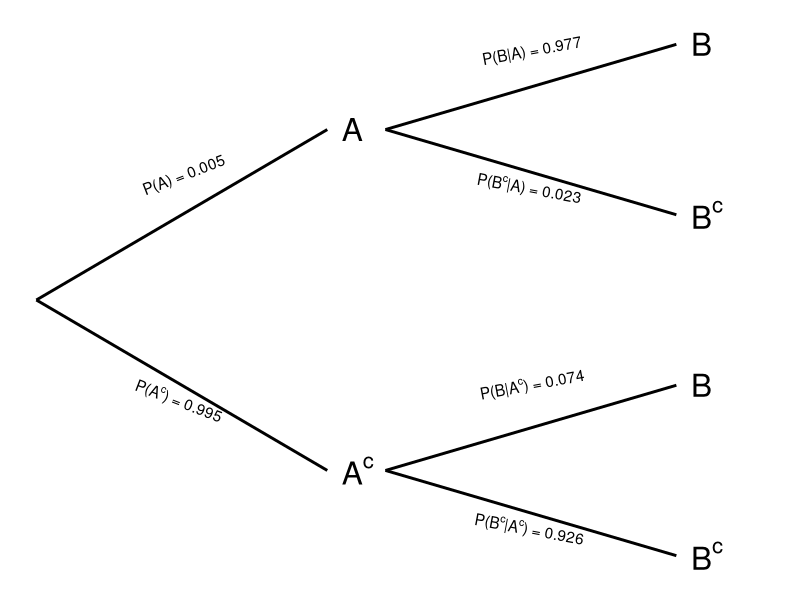
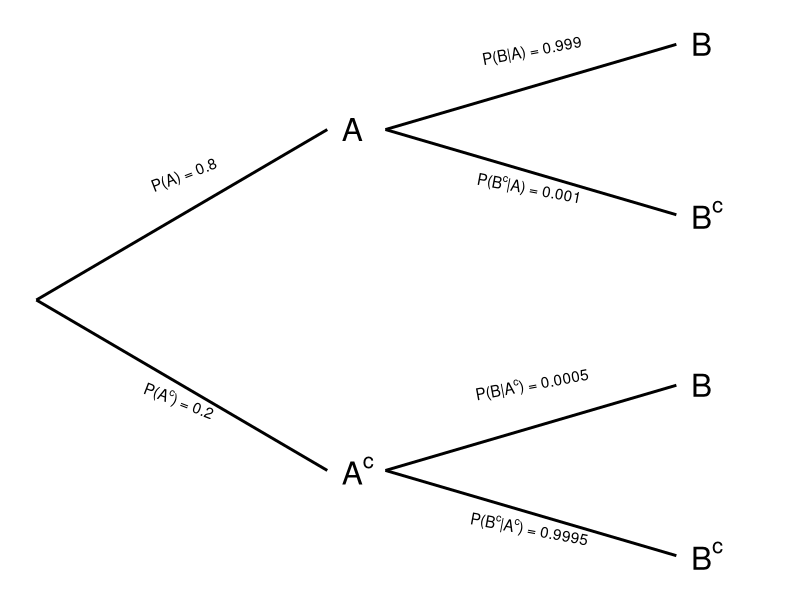
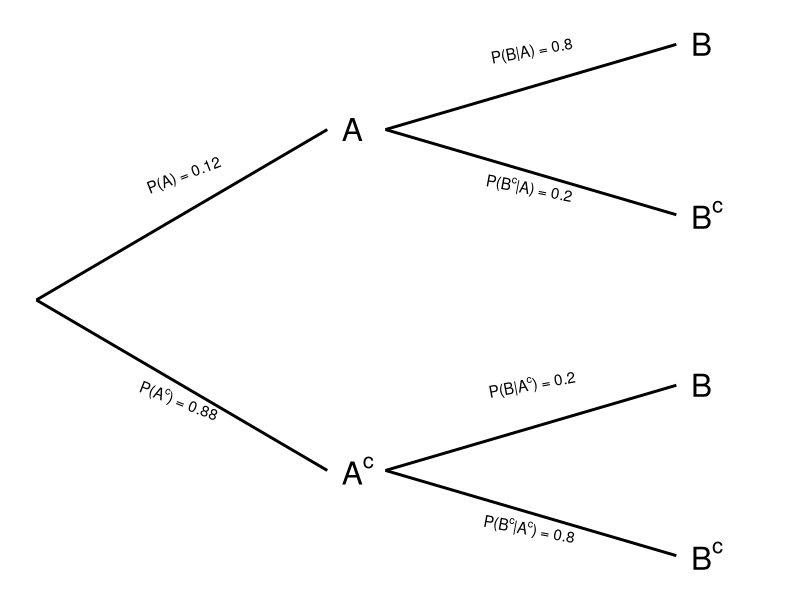

The R script that drew these images, in order:
## ---- chunk 1
library(ggplot2)
segment_len <- 1
offset_len <- 0.2

probs_df <- data.frame(
  prob_label = c("paste('P(', A, ') = 0.005')", "paste('P(', A^c, ') = 0.995')", "paste('P(', B, '|', A, ') = 0.977')", "paste('P(', B^c, '|', A, ') = 0.023')", "paste('P(', B, '|', A^c, ') = 0.074')", "paste('P(', B^c, '|', A^c, ') = 0.926')"),
  x = c(rep(segment_len/2, 2), rep(segment_len*1.5 + offset_len, 4)),
  y = c(0.77, -0.55, 1.5, 0.7, -0.45, -1.3),
  angle = c(21, -21, 10.5, -10.5, 10.5, -10.5)
)

events_df <- data.frame(
#  event = c(expression(A), expression(A^c), expression(B), expression(B^c), expression(B), expression(B^c)),
  event = c("A", "A^c", "B", "B^c", "B", "B^c"),
  x = c(rep(1.05, 2), rep(2*segment_len + offset_len + 0.05, 4)),
  y = c(1, -1, 1.5, 0.5, -0.5, -1.5)
)

segments_df <- data.frame(
  x1 = c(rep(0,  2), rep(segment_len + offset_len, 4)),
  y1 = c(0,  0, 1,   1,     -1,    -1),
  x2 = c(rep(1,  2), rep(2*segment_len + offset_len, 4)),
  y2 = c(1, -1, 1.5, 0.5, -0.5, -1.5)
)

ggplot() +
  geom_text(
    data = events_df,
    mapping = aes(x = x, y = y, label = event),
    size = 8,
    hjust = "left",
#    color = "white",
    parse = TRUE
  ) +
  geom_text(
    data = probs_df,
    mapping = aes(x = x, y = y, label = prob_label, angle = angle),
    vjust = "top",
    #size = 16,
    #hjust = "left",
#    color = "white",
    parse = TRUE
  ) +
  geom_segment(
    data = segments_df,
    mapping = aes(x = x1, y = y1, xend = x2, yend = y2),
    size = 1
  ) +
  xlim(c(0, 2.5)) +
  ylim(c(-1.6, 1.6)) +
  theme_void()
## ---- chunk 2
library(ggplot2)
segment_len <- 1
offset_len <- 0.2

probs_df <- data.frame(
  prob_label = c("paste('P(', A, ') = 0.8')", "paste('P(', A^c, ') = 0.2')", "paste('P(', B, '|', A, ') = 0.999')", "paste('P(', B^c, '|', A, ') = 0.001')", "paste('P(', B, '|', A^c, ') = 0.0005')", "paste('P(', B^c, '|', A^c, ') = 0.9995')"),
  x = c(rep(segment_len/2, 2), rep(segment_len*1.5 + offset_len, 4)),
  y = c(0.77, -0.55, 1.5, 0.7, -0.45, -1.3),
  angle = c(21, -21, 10.5, -10.5, 10.5, -10.5)
)

events_df <- data.frame(
#  event = c(expression(A), expression(A^c), expression(B), expression(B^c), expression(B), expression(B^c)),
  event = c("A", "A^c", "B", "B^c", "B", "B^c"),
  x = c(rep(1.05, 2), rep(2*segment_len + offset_len + 0.05, 4)),
  y = c(1, -1, 1.5, 0.5, -0.5, -1.5)
)

segments_df <- data.frame(
  x1 = c(rep(0,  2), rep(segment_len + offset_len, 4)),
  y1 = c(0,  0, 1,   1,     -1,    -1),
  x2 = c(rep(1,  2), rep(2*segment_len + offset_len, 4)),
  y2 = c(1, -1, 1.5, 0.5, -0.5, -1.5)
)

ggplot() +
  geom_text(
    data = events_df,
    mapping = aes(x = x, y = y, label = event),
    size = 8,
    hjust = "left",
#    color = "white",
    parse = TRUE
  ) +
  geom_text(
    data = probs_df,
    mapping = aes(x = x, y = y, label = prob_label, angle = angle),
    vjust = "top",
    #size = 16,
    #hjust = "left",
#    color = "white",
    parse = TRUE
  ) +
  geom_segment(
    data = segments_df,
    mapping = aes(x = x1, y = y1, xend = x2, yend = y2),
    size = 1
  ) +
  xlim(c(0, 2.5)) +
  ylim(c(-1.6, 1.6)) +
  theme_void()
## ---- chunk 3
library(ggplot2)
segment_len <- 1
offset_len <- 0.2

probs_df <- data.frame(
  prob_label = c("paste('P(', A, ') = 0.12')", "paste('P(', A^c, ') = 0.88')", "paste('P(', B, '|', A, ') = 0.8')", "paste('P(', B^c, '|', A, ') = 0.2')", "paste('P(', B, '|', A^c, ') = 0.2')", "paste('P(', B^c, '|', A^c, ') = 0.8')"),
  x = c(rep(segment_len/2, 2), rep(segment_len*1.5 + offset_len, 4)),
  y = c(0.77, -0.55, 1.5, 0.7, -0.45, -1.3),
  angle = c(21, -21, 10.5, -10.5, 10.5, -10.5)
)

events_df <- data.frame(
#  event = c(expression(A), expression(A^c), expression(B), expression(B^c), expression(B), expression(B^c)),
  event = c("A", "A^c", "B", "B^c", "B", "B^c"),
  x = c(rep(1.05, 2), rep(2*segment_len + offset_len + 0.05, 4)),
  y = c(1, -1, 1.5, 0.5, -0.5, -1.5)
)

segments_df <- data.frame(
  x1 = c(rep(0,  2), rep(segment_len + offset_len, 4)),
  y1 = c(0,  0, 1,   1,     -1,    -1),
  x2 = c(rep(1,  2), rep(2*segment_len + offset_len, 4)),
  y2 = c(1, -1, 1.5, 0.5, -0.5, -1.5)
)

ggplot() +
  geom_text(
    data = events_df,
    mapping = aes(x = x, y = y, label = event),
    size = 8,
    hjust = "left",
#    color = "white",
    parse = TRUE
  ) +
  geom_text(
    data = probs_df,
    mapping = aes(x = x, y = y, label = prob_label, angle = angle),
    vjust = "top",
    #size = 16,
    #hjust = "left",
#    color = "white",
    parse = TRUE
  ) +
  geom_segment(
    data = segments_df,
    mapping = aes(x = x1, y = y1, xend = x2, yend = y2),
    size = 1
  ) +
  xlim(c(0, 2.5)) +
  ylim(c(-1.6, 1.6)) +
  theme_void()
